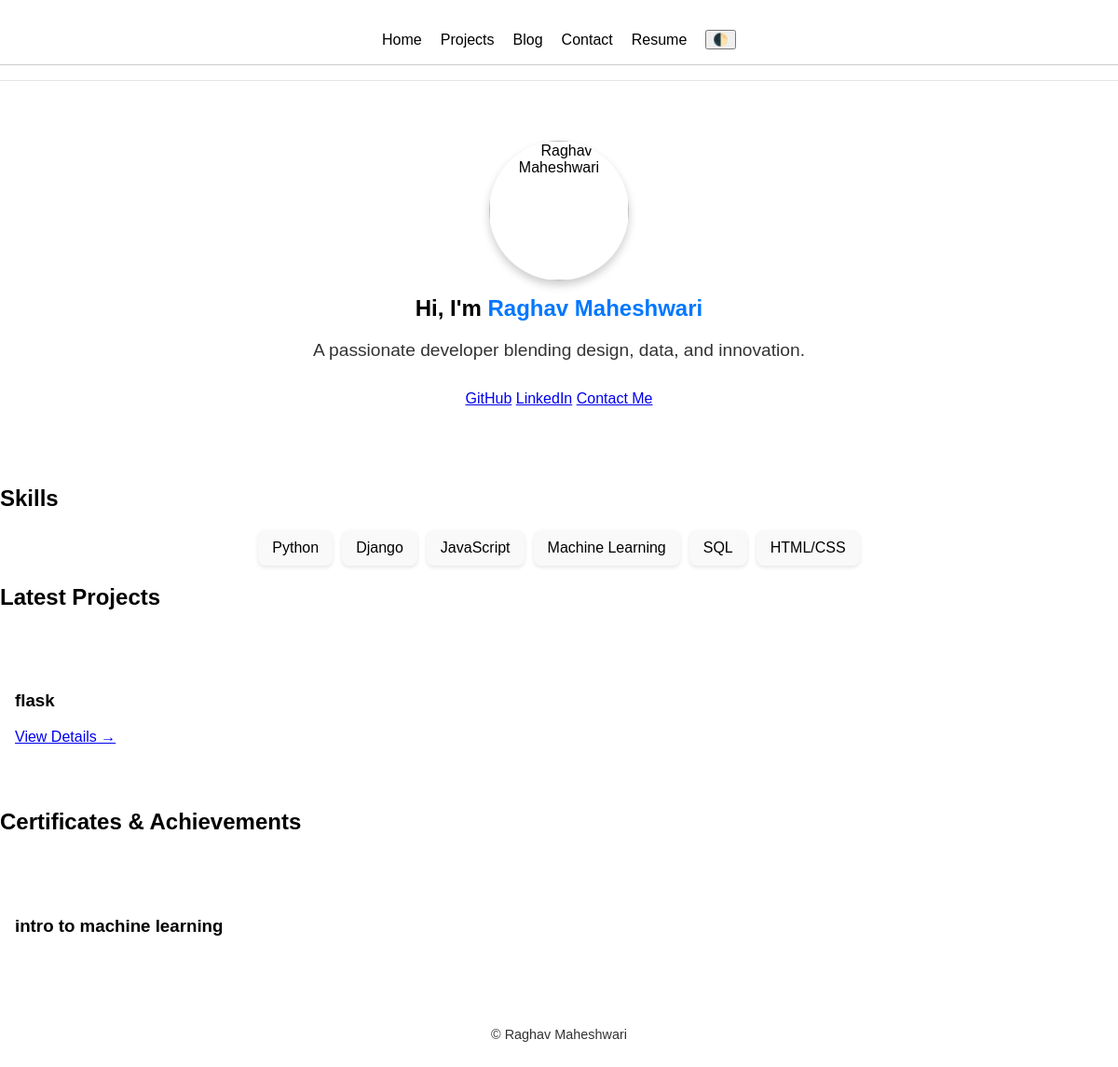
Before: / with the older database file.
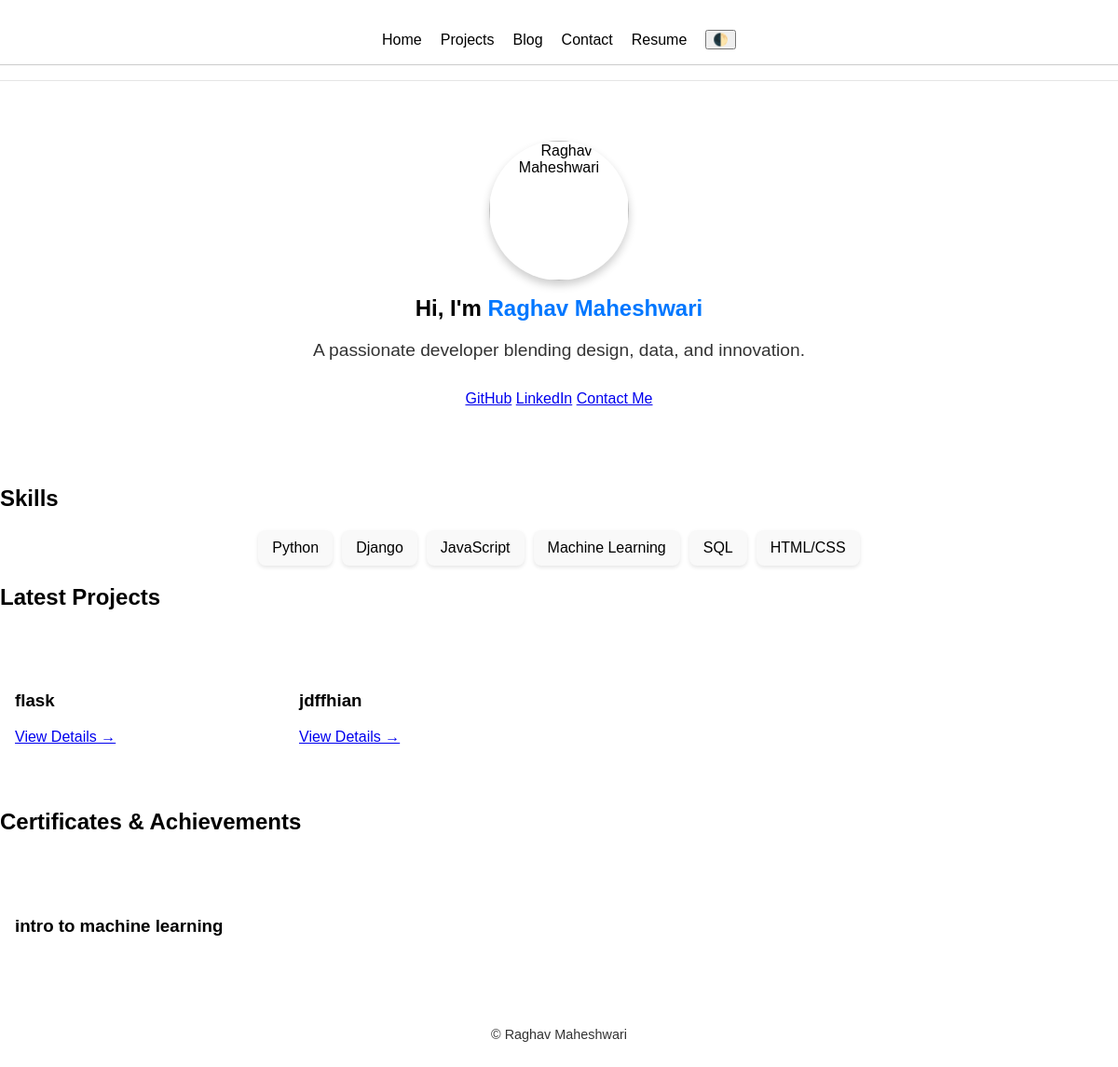
After: the same page with the newer database file.
### project/models.py (models this page shows, shortened)
class Project(models.Model):
    title = models.CharField(max_length=200)
    slug = models.SlugField(unique=True, blank=True)
    short_desc = models.TextField()
    long_desc = models.TextField(blank=True)
    repo_url = models.URLField(blank=True)
    live_url = models.URLField(blank=True)
    blog_url = models.URLField(blank=True)
    cover_image = models.ImageField(upload_to='projects/covers/', blank=True)
    created_at = models.DateTimeField(auto_now_add=True)
    is_featured = models.BooleanField(default=False)
    is_current = models.BooleanField(default=False)
    is_upcoming = models.BooleanField(default=False)
    is_published = models.BooleanField(default=True)
    stack = models.ManyToManyField(Tag, blank=True)

### content/models.py (models this page shows, shortened)
class certificates(models.Model):
    title = models.CharField(max_length=200)
    issuer = models.CharField(max_length=200, blank=True)
    date = models.DateField(blank=True, null=True)
    cert_image = models.ImageField(upload_to='certificates/images/', blank=True)
    cert_url = models.URLField(blank=True)

### core/views.py (the view)
# urls.py: path('', views.home, name='home'),
def home(request):
    latest_projects = Project.objects.all().order_by('created_at')[:6]
    featured_project = Project.objects.filter(is_featured=True).first()
    upcoming_project = Project.objects.filter(is_upcoming=True)[:3]
    latest_blog = BlogPost.objects.filter(is_published=True).order_by('-published_at').first()
    certs = certificates.objects.order_by('-date')[:4]
    Skills = skills.objects.order_by('name')
    resume = 'media/Raghav_Resume.pdf'
    return render(request, 'core/home.html', {
        'latest_projects' : latest_projects,
        'featured_project': featured_project,
        'upcoming_project': upcoming_project,
        'latest_blog': latest_blog,
        'certificates': certs,
        'skills': Skills,
        'resume':resume,
    })

### templates/core/home.html (shortened to what this page needs)
{% extends 'base.html' %}
{% load static %}
{% block extra_css %}
<link rel="stylesheet" href="{% static 'css/home.css' %}">
{% endblock %}
{% block content %}
<section class="hero">
  <img src="{% static 'images/profile.jpg' %}" alt="Raghav Maheshwari" class="profile-pic">
  <h1>Hi, I'm <span class="accent">Raghav Maheshwari</span></h1>
  <p class="tagline">A passionate developer blending design, data, and innovation.</p>
  <div class="social-links">
    <a href="https://github.com/raghav-balansh" target="_blank">GitHub</a>
    <a href="https://linkedin.com" target="_blank">LinkedIn</a>
    <a href="{% url 'contact' %}">Contact Me</a>
  </div>
</section>
<section class="skills">
  <h2>Skills</h2>
  <ul>
    <li>Python</li>
    <li>Django</li>
    <li>JavaScript</li>
    <li>Machine Learning</li>
    <li>SQL</li>
    <li>HTML/CSS</li>
  </ul>
</section>
<section class="projects">
  <h2>Latest Projects</h2>
  <div class="projects-grid">
    {% for project in latest_projects%}
    <div class="project-card">
      <h3>{{ project.title }}</h3>
      <a href="{% url 'project_details' project.slug %}">View Details →</a>
    </div>
    {% empty %}
    <p>No projects yet.</p>
    {% endfor %}
  </div>
</section>
<section class="certificates">
  <h2>Certificates & Achievements</h2>
  <div class="cert-grid">
    {% for cert in certificates %}
    <div class="cert-card">
      <h3>{{ cert.title }}</h3>
    </div>
    {% empty %}
    <p>No certificates added yet.</p>
    {% endfor %}
  </div>
</section>
{% endblock %}

Changed rows visible on the page:
added Project: title "jdffhian"
